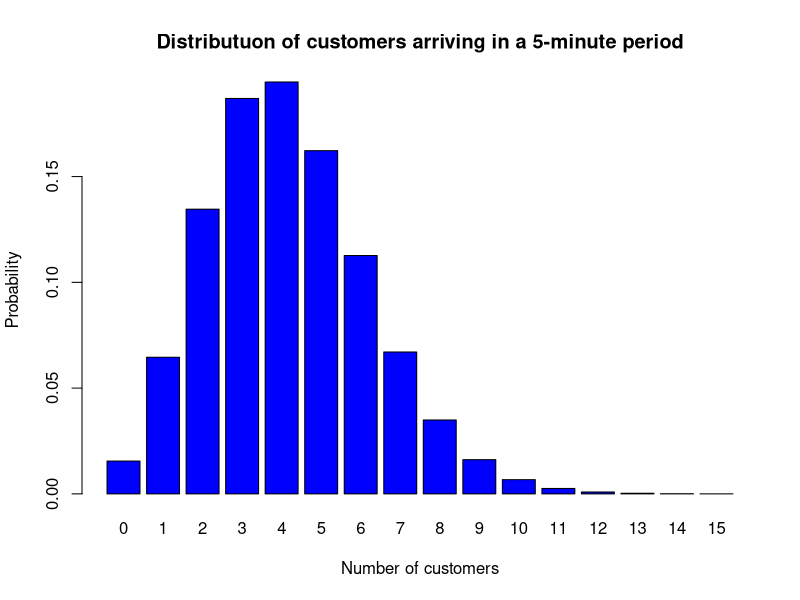
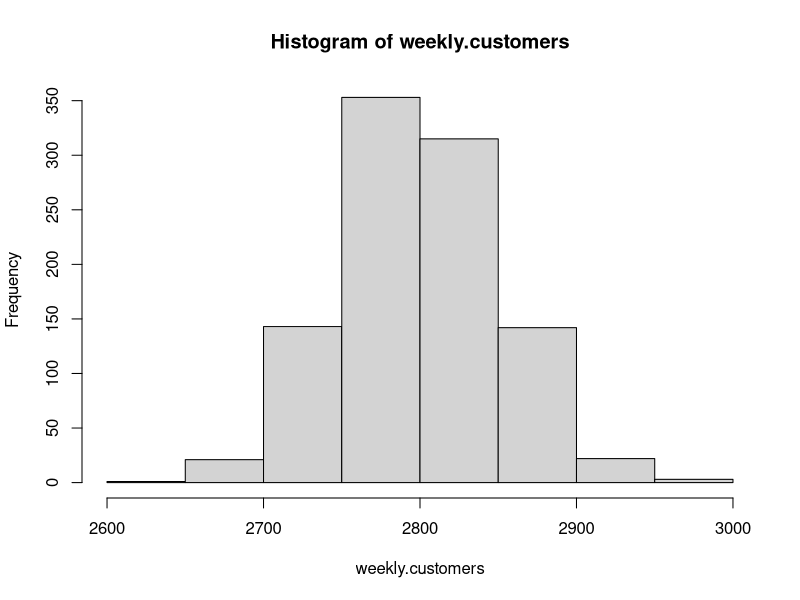

Here is the R script that generated these plots, in order:

# i)
L = 50
1 - ppois(199, 4*L)
ppois(199, 200, lower = FALSE)


# ii)
dpois(3,1.805)


# iii)
qpois(0.5,L/6)


# iv)
barplot(dpois(0:15,L/12),names.arg = 0:15, 
        main = "Distributuon of customers arriving in a 5-minute period", 
        xlab = "Number of customers", ylab = "Probability", col = "blue")


# v)(a)
hours = 8
set.seed(999)
weekly.customers = rpois(1000, 7*hours*L)

#(b)
hist(weekly.customers)

# vi)(a)
s = numeric(1000)

set.seed(123)
for(j in 1:1000){
  s[j] = 4*sum(rpois(weekly.customers[j], 1.805))
}

#(b)
length(s[s>19800])/length(s)


# vii)
hours = 8 + 1/6
set.seed(999)
weekly.customers = rpois(1000, 7*hours*L)

set.seed(123)
for (j in 1:1000){
  s[j] = 4*sum(rpois(weekly.customers[j], 1.805))
}
length(s[s>19800])/length(s)